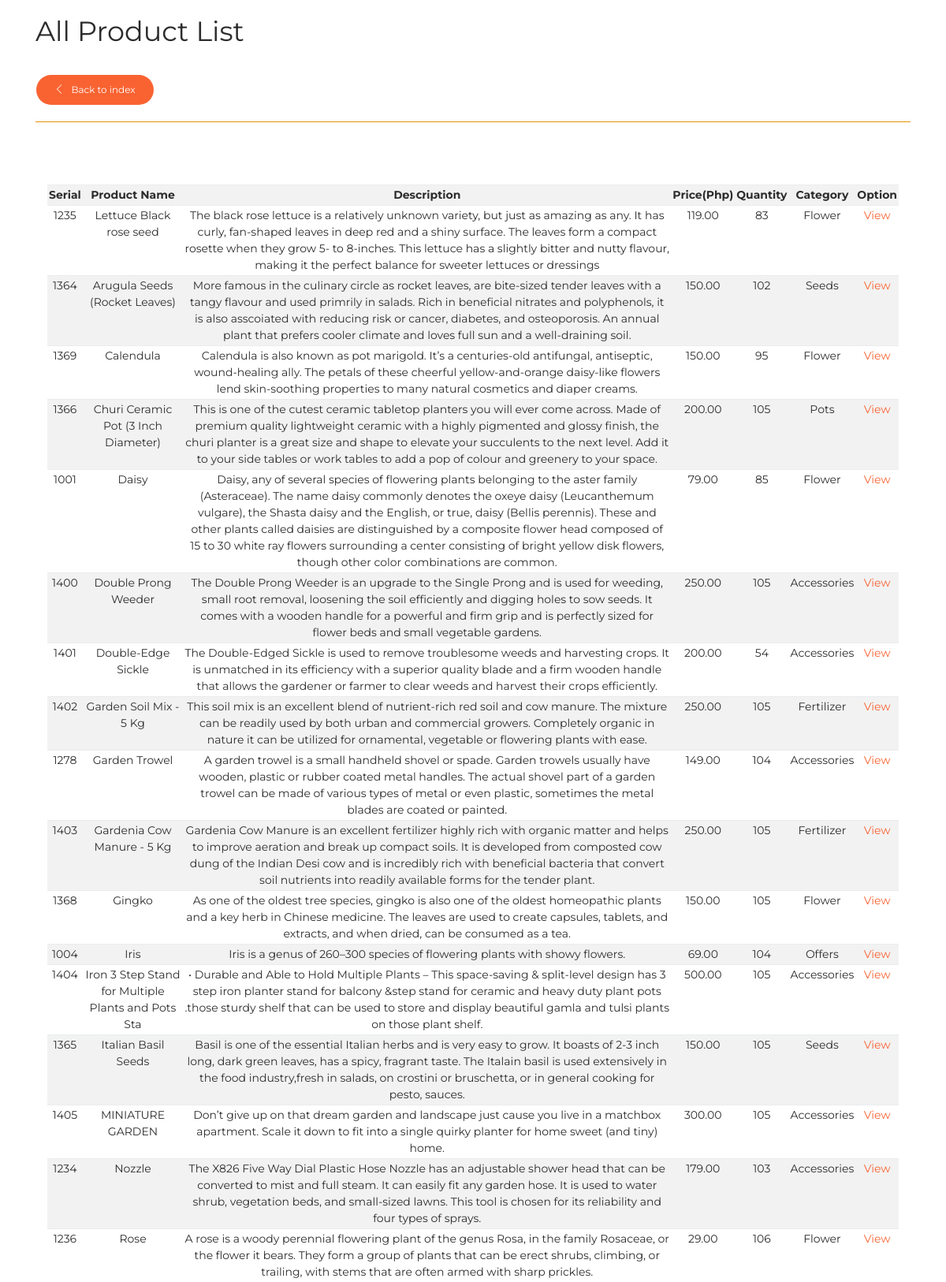
The page /pages/vendor_products.php (signed in, upper part) on the database its author committed.
### tables this page shows
CREATE TABLE `products` (
  `prod_id` int(11) NOT NULL,
  `prod_name` varchar(50) NOT NULL,
  `prod_desc` varchar(500) NOT NULL,
  `prod_qty` int(11) NOT NULL,
  `prod_cost` decimal(10,2) NOT NULL,
  `prod_price` decimal(10,2) NOT NULL,
  `category` varchar(100) NOT NULL,
  `supplier` varchar(100) NOT NULL,
  `prod_serial` varchar(50) NOT NULL,
  `prod_pic1` varchar(500) NOT NULL,
  `prod_pic2` varchar(500) NOT NULL,
  `prod_pic3` varchar(500) NOT NULL
);

### pages/vendor_products.php (the view, shortened to what this page needs)
<!DOCTYPE html>
<html lang="en">
<head>
    <link rel="stylesheet" href="https://maxcdn.bootstrapcdn.com/font-awesome/latest/css/font-awesome.min.css" />
    <link href="../assets/css/bootstrap.min.css" rel="stylesheet" />
    <link href="../assets/css/now-ui-kit.css?v=1.1.0" rel="stylesheet" />
    <link href="../assets/css/demo.css" rel="stylesheet" />
    <link rel="stylesheet" href="../plugins/datatables/dataTables.bootstrap.css">
</head>
<body class="index-page sidebar-collapse">
    <div class="wrapper"><br>
        <div class="main">
            <div class="section section-basic">
                <div class="container">
                      <h2>All Product List</h2>
                      <a class="btn btn-primary btn-round" href="vendor_index.php"><i class="now-ui-icons arrows-1_minimal-left"></i> &nbsp Back to index</a>
                      <hr color="orange">
                <div class="col-md-12">
                <br>
                <div class="panel panel-success panel-size-custom">
                        <div class="panel-body">
                            <?php
                                      include('../config/dbconn.php');
                                      $query = "SELECT * FROM products ORDER BY prod_name ASC";
                                      $result = mysqli_query($dbconn,$query);
                                      ?>
                                <br>
                                <br>
                                <table id="" class="table table-condensed table-striped">
                                    <tr>
                                      <th>Serial</th>
                                      <th>Product Name</th>
                                      <th>Description</th>
                                      <th>Price(Php)</th>
                                      <th>Quantity</th>
                                      <th>Category</th>
                                      <th>Option</th>
                                    </tr>
                                        <?php
                                          if($result){
                                            while($res = mysqli_fetch_array($result)) {
                                              echo "<tr>";
                                                echo "<td>".$res['prod_serial']."</td>";
                                                echo "<td>".$res['prod_name']."</td>";
                                                echo "<td>".$res['prod_desc']."</td>";
                                                echo "<td>".$res['prod_price']."</td>";
                                                $prod_qty=$res['prod_qty'];
                                                if ($prod_qty<=10){
                                                ?>
                                                 <td><span style="color:red;"><?php echo $res['prod_qty'];?> : Reorder!</span></td>
                                                 <?php
                                                }else{
                                               ?>
                                               <td><?php echo $res['prod_qty'];?></td>
                                               <?php }
                                                echo "<td>".$res['category']."</td>";
                                                echo "<td><a href=\"vendor_product_details.php?prod_id=$res[prod_id]\">View</a></td>";
                                              echo "</tr>";
                                            }
                                          }?>
                                </table><br><br><br><br>
                        </div>
                    </div>
                </div>
            </div>
        </div>
<br><br><br><br>
    </div>
</body>
</html>

### assets/css/demo.css (style rules this page uses)
.section-basic { padding-top: 0; }

### rows shown on the page
products: prod_serial "1235", prod_name "Lettuce Black rose seed", prod_desc "The black rose lettuce is a relatively unknown variety, but just as amazing as any. It has curly, fan-shaped leaves in deep red and a shiny surface. The leaves form a compact rosette when they grow 5- to 8-inches. This lettuce has a slightly bitter and nutty flavour, making it the perfect balance for sweeter lettuces or dressings", prod_price "119.00", prod_qty "83", category "Flower"
products: prod_serial "1364", prod_name "Arugula Seeds (Rocket Leaves)", prod_desc "More famous in the culinary circle as rocket leaves, are bite-sized tender leaves with a tangy flavour and used primrily in salads. Rich in beneficial nitrates and polyphenols, it is also asscoiated with reducing risk or cancer, diabetes, and osteoporosis. An annual plant that prefers cooler climate and loves full sun and a well-draining soil.", prod_price "150.00", prod_qty "102", category "Seeds"
products: prod_serial "1369", prod_name "Calendula", prod_desc "Calendula is also known as pot marigold. It’s a centuries-old antifungal, antiseptic, wound-healing ally. The petals of these cheerful yellow-and-orange daisy-like flowers lend skin-soothing properties to many natural cosmetics and diaper creams.", prod_price "150.00", prod_qty "95", category "Flower"
products: prod_serial "1366", prod_name "Churi Ceramic Pot (3 Inch Diameter)", prod_desc "This is one of the cutest ceramic tabletop planters you will ever come across. Made of premium quality lightweight ceramic with a highly pigmented and glossy finish, the churi planter is a great size and shape to elevate your succulents to the next level. Add it to your side tables or work tables to add a pop of colour and greenery to your space.", prod_price "200.00", prod_qty "105", category "Pots"
products: prod_serial "1001", prod_name "Daisy", prod_desc "Daisy, any of several species of flowering plants belonging to the aster family (Asteraceae). The name daisy commonly denotes the oxeye daisy (Leucanthemum vulgare), the Shasta daisy and the English, or true, daisy (Bellis perennis). These and other plants called daisies are distinguished by a composite flower head composed of 15 to 30 white ray flowers surrounding a center consisting of bright yellow disk flowers, though other color combinations are common.", prod_price "79.00", prod_qty "85", category "Flower"
products: prod_serial "1400", prod_name "Double Prong Weeder", prod_desc "The Double Prong Weeder is an upgrade to the Single Prong and is used for weeding, small root removal, loosening the soil efficiently and digging holes to sow seeds. It comes with a wooden handle for a powerful and firm grip and is perfectly sized for flower beds and small vegetable gardens.", prod_price "250.00", prod_qty "105", category "Accessories"
products: prod_serial "1401", prod_name "Double-Edge Sickle", prod_desc "The Double-Edged Sickle is used to remove troublesome weeds and harvesting crops. It is unmatched in its efficiency with a superior quality blade and a firm wooden handle that allows the gardener or farmer to clear weeds and harvest their crops efficiently.", prod_price "200.00", prod_qty "54", category "Accessories"
products: prod_serial "1402", prod_name "Garden Soil Mix - 5 Kg", prod_desc "This soil mix is an excellent blend of nutrient-rich red soil and cow manure. The mixture can be readily used by both urban and commercial growers. Completely organic in nature it can be utilized for ornamental, vegetable or flowering plants with ease.", prod_price "250.00", prod_qty "105", category "Fertilizer"
products: prod_serial "1278", prod_name "Garden Trowel", prod_desc "A garden trowel is a small handheld shovel or spade. Garden trowels usually have wooden, plastic or rubber coated metal handles. The actual shovel part of a garden trowel can be made of various types of metal or even plastic, sometimes the metal blades are coated or painted.", prod_price "149.00", prod_qty "104", category "Accessories"
products: prod_serial "1403", prod_name "Gardenia Cow Manure - 5 Kg", prod_desc "Gardenia Cow Manure is an excellent fertilizer highly rich with organic matter and helps to improve aeration and break up compact soils. It is developed from composted cow dung of the Indian Desi cow and is incredibly rich with beneficial bacteria that convert soil nutrients into readily available forms for the tender plant.", prod_price "250.00", prod_qty "105", category "Fertilizer"
products: prod_serial "1368", prod_name "Gingko", prod_desc "As one of the oldest tree species, gingko is also one of the oldest homeopathic plants and a key herb in Chinese medicine. The leaves are used to create capsules, tablets, and extracts, and when dried, can be consumed as a tea.", prod_price "150.00", prod_qty "105", category "Flower"
products: prod_serial "1004", prod_name "Iris", prod_desc "Iris is a genus of 260–300 species of flowering plants with showy flowers.", prod_price "69.00", prod_qty "104", category "Offers"
products: prod_serial "1404", prod_name "Iron 3 Step Stand for Multiple Plants and Pots Sta", prod_desc "• Durable and Able to Hold Multiple Plants – This space-saving & split-level design has 3 step iron planter stand for balcony &step stand for ceramic and heavy duty plant pots .those sturdy shelf that can be used to store and display beautiful gamla and tulsi plants on those plant shelf.", prod_price "500.00", prod_qty "105", category "Accessories"
products: prod_serial "1365", prod_name "Italian Basil Seeds", prod_desc "Basil is one of the essential Italian herbs and is very easy to grow. It boasts of 2-3 inch long, dark green leaves, has a spicy, fragrant taste. The Italain basil is used extensively in the food industry,fresh in salads, on crostini or bruschetta, or in general cooking for pesto, sauces.", prod_price "150.00", prod_qty "105", category "Seeds"
products: prod_serial "1405", prod_name "MINIATURE GARDEN", prod_desc "Don’t give up on that dream garden and landscape just cause you live in a matchbox apartment. Scale it down to fit into a single quirky planter for home sweet (and tiny) home.", prod_price "300.00", prod_qty "105", category "Accessories"
products: prod_serial "1234", prod_name "Nozzle", prod_desc "The X826 Five Way Dial Plastic Hose Nozzle has an adjustable shower head that can be converted to mist and full steam. It can easily fit any garden hose. It is used to water shrub, vegetation beds, and small-sized lawns. This tool is chosen for its reliability and four types of sprays.", prod_price "179.00", prod_qty "103", category "Accessories"
products: prod_serial "1236", prod_name "Rose", prod_desc "A rose is a woody perennial flowering plant of the genus Rosa, in the family Rosaceae, or the flower it bears. They form a group of plants that can be erect shrubs, climbing, or trailing, with stems that are often armed with sharp prickles.", prod_price "29.00", prod_qty "106", category "Flower"
